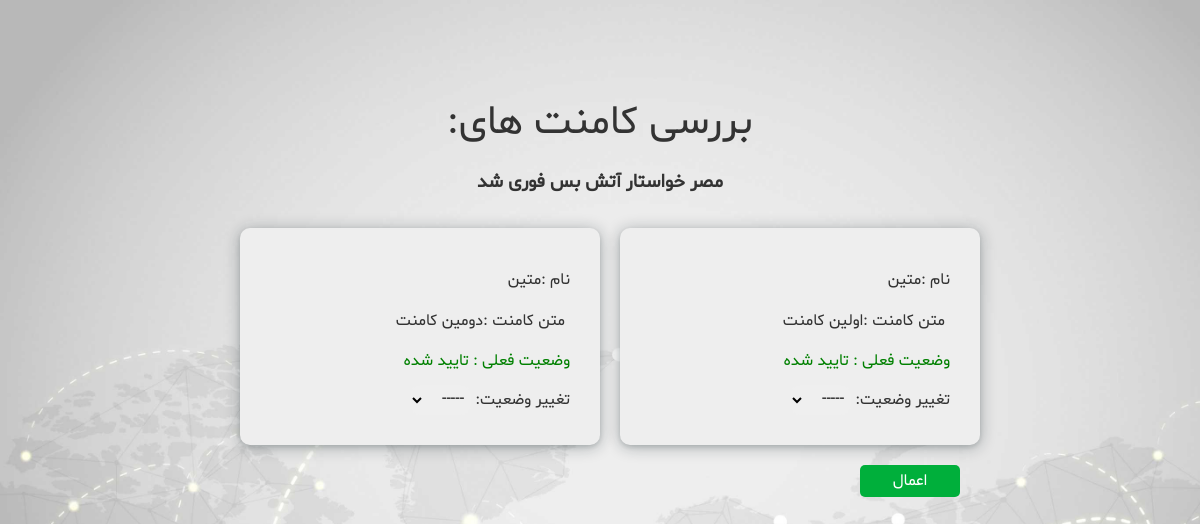
The app's page /members/profile/32/check-comment (signed in) with its own data.
### weblog/models.py (models this page shows, shortened)
class Post(models.Model):
    title = models.CharField(max_length=60)
    image = models.ImageField(upload_to="posts-images", null=True)
    date = models.DateField(default=now())
    visitors = models.PositiveIntegerField(default=0)
    body = RichTextField(blank=True, null=True)
    author = models.ForeignKey(
        User, on_delete=models.CASCADE, null=True)
    tags = models.ManyToManyField(Tag)
    category = models.ForeignKey(Category, on_delete=models.CASCADE, null=True)
    promote = models.BooleanField(default=False, null=True)

class Comment(models.Model):
    name = models.CharField(max_length=120)
    text = models.TextField(max_length=400)
    post = models.ForeignKey(
        Post, on_delete=models.CASCADE, related_name="comments")
    date_added = models.DateField(default=now())
    status = models.BooleanField(default=False)
    child = models.ManyToManyField(
        'self', null=True, related_name="some", blank=True)
    parent = models.ForeignKey(
        'self', on_delete=models.CASCADE, null=True, related_name="more", blank=True)

### members/views.py (the view, shortened to what this page needs)
# urls.py: path('profile/<int:id>/check-comment', views.CheckCommentView.as_view(), name="check-comment"),
class CheckCommentView(LoginRequiredMixin, View):
    def get(self, request, id):
        post = Post.objects.get(id=id)
        comments = Comment.objects.filter(post_id=id)
        return render(request, "registration/check_comment.html", {
            "post": post,
            "post_id": id,
            "comments": comments
        })

### members/templates/registration/check_comment.html (shortened to what this page needs)
{% extends 'base.html' %}
{% load static %}
        {% block content %}
        <div class="ckeck-comment">
            <div class="flex">
                <h2>بررسی کامنت های:</h2>
                <h3>{{ post.title }}</h3>
                <form method="POST" action="{% url 'check-comment' post_id %}">
                    <div class="box-ckeck-comment">
                    {% for comment in comments %}
                    <div class="each-box-ckeck-comment">
                      <p>نام :{{ comment.name }}{% if comment.parent %}<small> | سابکامنت ({{ comment.parent.name }}) {% endif %}</small> </p>
                      <p class="text-comment">متن کامنت :{{ comment.text }}</p>
                      {% if comment.status == False %}
                      <p style="color: red">وضعیت فعلی : رد</p>
                      {% else %}
                      <p style="color: green">وضعیت فعلی : تایید شده</p>
                      {% endif %}
                      <label for="check{{ comment.id }}"  class="comment-change-condition">تغییر وضعیت: </label>
                      <select name="check{{ comment.id }}" class="comment-change-condition-select">
                        <option value="">-----</option>
                      </select>
                    </div>
                    {% endfor %}
                  </div>
                  <input type="submit" value="اعمال" class="btn btn-primary">
                </form>
            </div>
        </div>
        {% endblock content %}

### static/css/style.css (style rules this page uses)
* { box-sizing: border-box; padding: 0; margin: 0; font-family: Tanha; }
body { background-color: #333; color: #333; line-height: 1.6; background-attachment: fixed; background-repeat: no-repeat; background-size: cover; }
h1, h2 { font-weight: 300; line-height: 1.2; margin: 10px 0; font-size: 40px; }
p { margin: 10px 0; }

### static/css/light.css (style rules this page uses)
:root { --primary-color: #da4a5d; --content-color: #646464; }
body { background-image: url("../images/cool-background.jpg"); }
.ckeck-comment .btn { background-color: #00af3b; }
.each-box-ckeck-comment { box-shadow: rgba(14, 30, 37, 0.12) 0px 2px 4px 0px, rgba(14, 30, 37, 0.32) 0px 2px 16px 0px; background-color: #eeeeee; }

### static/css/slideShow.css (style rules this page uses)
* { box-sizing: border-box }
body { font-family: Verdana, sans-serif; margin:0 }

### static/css/utilities.css (style rules this page uses)
.flex { display: flex; justify-content: center; align-items: center; height: 100%; }
.btn { display: inline-block; padding: 5px 25px; cursor: pointer; background: var(--primary-color); color: #fff; border: none; border-radius: 5px; }
.bg-primary, .btn-primary { background-color: rgb(153, 137, 137); color: #fff; }

### static/css/add_comment.css (style rules this page uses)
.text-comment { padding: 5px; font-size: medium; border: none; border-radius: 10px; outline: none; }

### static/css/check_comment.css (style rules this page uses)
.ckeck-comment { margin: 10vh 20vw; border-radius: 10px; }
.ckeck-comment h2 { margin: 20px 0; }
.ckeck-comment .flex { display: flex; flex-direction: column; justify-content: unset; margin: 5vh 0; height: auto; }
.ckeck-comment .flex h3 { margin-bottom: 30px; }
.box-ckeck-comment { display: grid; grid-template-columns: 1fr 1fr 1fr; grid-template-rows: auto; gap: 20px; }
.each-box-ckeck-comment { border-radius: 10px; padding: 30px; justify-self: center; height: auto; align-self: center; }
.text-comment { width: 300px; max-width: 300px; overflow: scroll; }
.ckeck-comment select { padding: 3px; font-size: medium; border: none; border-radius: 10px; outline: none; }
.ckeck-comment .btn { margin: 20px; width: 100px; font-size: medium; }

### static/css/dark.css (style rules this page uses)
:root { --primary-color: #63429d; --secondary-color: #9478c5; --content-color: #cac7c7; }
h2, h1, p, a { color: var(--content-color); }
body { background-image: url("../images/dark.jpg"); }
.each-box-ckeck-comment { box-shadow: rgb(122, 122, 122) 0px 1px 5px 0px, rgb(122, 122, 122) 0px 1px 5px 0px; background-color: #3a3a3a; }
.ckeck-comment .flex h3 { color: var(--content-color); }
.ckeck-comment .comment-change-condition { color: var(--content-color); }
.ckeck-comment .comment-change-condition-select { box-shadow: rgb(122, 122, 122) 0px 1px 5px 0px, rgb(122, 122, 122) 0px 1px 5px 0px; background-color: inherit; color: var(--content-color); }
.ckeck-comment .btn { background-color: #7c7c7b; }
.text-comment { color: var(--content-color); box-shadow: rgb(122, 122, 122) 0px 1px 5px 0px, rgb(122, 122, 122) 0px 1px 5px 0px; background-color: #3a3a3a; caret-color: #ccc; }

### records on screen
Post: title "مصر خواستار آتش بس فوری شد"
Comment: name "متین", text "اولین کامنت", status "وضعیت فعلی : تایید شده"
Comment: name "متین", text "دومین کامنت", status "وضعیت فعلی : تایید شده"
